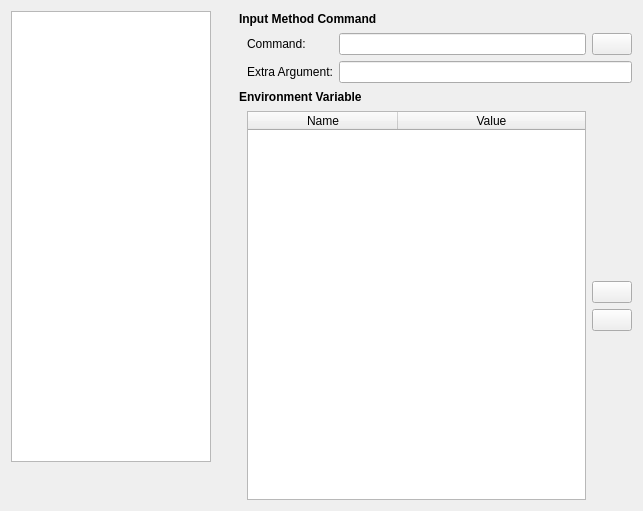
<?xml version="1.0" encoding="UTF-8"?>
<ui version="4.0">
 <class>Module</class>
 <widget class="QWidget" name="Module">
  <property name="geometry">
   <rect>
    <x>0</x>
    <y>0</y>
    <width>643</width>
    <height>511</height>
   </rect>
  </property>
  <property name="sizePolicy">
   <sizepolicy hsizetype="Expanding" vsizetype="Expanding">
    <horstretch>0</horstretch>
    <verstretch>0</verstretch>
   </sizepolicy>
  </property>
  <property name="windowTitle">
   <string notr="true">Form</string>
  </property>
  <layout class="QHBoxLayout" name="horizontalLayout_3">
   <item>
    <layout class="QVBoxLayout" name="verticalLayout_3">
     <item>
      <widget class="QListView" name="profileListView">
       <property name="sizePolicy">
        <sizepolicy hsizetype="Minimum" vsizetype="Expanding">
         <horstretch>0</horstretch>
         <verstretch>0</verstretch>
        </sizepolicy>
       </property>
       <property name="minimumSize">
        <size>
         <width>200</width>
         <height>0</height>
        </size>
       </property>
       <property name="maximumSize">
        <size>
         <width>200</width>
         <height>16777215</height>
        </size>
       </property>
       <property name="isWrapping" stdset="0">
        <bool>false</bool>
       </property>
       <property name="viewMode">
        <enum>QListView::ListMode</enum>
       </property>
      </widget>
     </item>
     <item>
      <layout class="QHBoxLayout" name="horizontalLayout_5">
       <item>
        <widget class="KPushButton" name="newProfileButton">
         <property name="minimumSize">
          <size>
           <width>32</width>
           <height>32</height>
          </size>
         </property>
         <property name="maximumSize">
          <size>
           <width>32</width>
           <height>32</height>
          </size>
         </property>
         <property name="iconSize">
          <size>
           <width>24</width>
           <height>24</height>
          </size>
         </property>
         <property name="checkable">
          <bool>false</bool>
         </property>
         <property name="flat">
          <bool>true</bool>
         </property>
        </widget>
       </item>
       <item>
        <widget class="KPushButton" name="editProfileButton">
         <property name="minimumSize">
          <size>
           <width>32</width>
           <height>32</height>
          </size>
         </property>
         <property name="maximumSize">
          <size>
           <width>32</width>
           <height>32</height>
          </size>
         </property>
         <property name="iconSize">
          <size>
           <width>24</width>
           <height>24</height>
          </size>
         </property>
         <property name="flat">
          <bool>true</bool>
         </property>
        </widget>
       </item>
       <item>
        <widget class="KPushButton" name="deleteProfileButton">
         <property name="minimumSize">
          <size>
           <width>32</width>
           <height>32</height>
          </size>
         </property>
         <property name="maximumSize">
          <size>
           <width>32</width>
           <height>32</height>
          </size>
         </property>
         <property name="iconSize">
          <size>
           <width>24</width>
           <height>24</height>
          </size>
         </property>
         <property name="checkable">
          <bool>false</bool>
         </property>
         <property name="flat">
          <bool>true</bool>
         </property>
        </widget>
       </item>
       <item>
        <widget class="KPushButton" name="resetProfileButton">
         <property name="minimumSize">
          <size>
           <width>32</width>
           <height>32</height>
          </size>
         </property>
         <property name="maximumSize">
          <size>
           <width>32</width>
           <height>32</height>
          </size>
         </property>
         <property name="iconSize">
          <size>
           <width>24</width>
           <height>24</height>
          </size>
         </property>
         <property name="checkable">
          <bool>false</bool>
         </property>
         <property name="flat">
          <bool>true</bool>
         </property>
        </widget>
       </item>
       <item>
        <spacer name="horizontalSpacer">
         <property name="orientation">
          <enum>Qt::Horizontal</enum>
         </property>
         <property name="sizeType">
          <enum>QSizePolicy::Minimum</enum>
         </property>
         <property name="sizeHint" stdset="0">
          <size>
           <width>10</width>
           <height>10</height>
          </size>
         </property>
        </spacer>
       </item>
      </layout>
     </item>
    </layout>
   </item>
   <item>
    <layout class="QVBoxLayout" name="profileEditLayout">
     <item>
      <layout class="QHBoxLayout" name="horizontalLayout">
       <item>
        <widget class="QLabel" name="imIconLabel">
         <property name="sizePolicy">
          <sizepolicy hsizetype="Preferred" vsizetype="Preferred">
           <horstretch>0</horstretch>
           <verstretch>0</verstretch>
          </sizepolicy>
         </property>
         <property name="minimumSize">
          <size>
           <width>16</width>
           <height>16</height>
          </size>
         </property>
         <property name="maximumSize">
          <size>
           <width>16</width>
           <height>16</height>
          </size>
         </property>
         <property name="text">
          <string/>
         </property>
        </widget>
       </item>
       <item>
        <widget class="QLabel" name="label">
         <property name="text">
          <string>&lt;b&gt;Input Method Command&lt;/b&gt;</string>
         </property>
        </widget>
       </item>
      </layout>
     </item>
     <item>
      <layout class="QFormLayout" name="formLayout">
       <property name="leftMargin">
        <number>30</number>
       </property>
       <item row="0" column="0">
        <widget class="QLabel" name="label_5">
         <property name="text">
          <string>Command:</string>
         </property>
        </widget>
       </item>
       <item row="0" column="1">
        <layout class="QHBoxLayout" name="horizontalLayout_4">
         <item>
          <widget class="KLineEdit" name="imCommandEdit"/>
         </item>
         <item>
          <widget class="KPushButton" name="imBrowseButton">
           <property name="sizePolicy">
            <sizepolicy hsizetype="Minimum" vsizetype="Fixed">
             <horstretch>0</horstretch>
             <verstretch>0</verstretch>
            </sizepolicy>
           </property>
          </widget>
         </item>
        </layout>
       </item>
       <item row="1" column="0">
        <widget class="QLabel" name="label_6">
         <property name="text">
          <string>Extra Argument:</string>
         </property>
        </widget>
       </item>
       <item row="1" column="1">
        <widget class="QLineEdit" name="imArgEdit"/>
       </item>
      </layout>
     </item>
     <item>
      <layout class="QHBoxLayout" name="horizontalLayout_2">
       <item>
        <widget class="QLabel" name="envIconLabel">
         <property name="minimumSize">
          <size>
           <width>16</width>
           <height>16</height>
          </size>
         </property>
         <property name="maximumSize">
          <size>
           <width>16</width>
           <height>16</height>
          </size>
         </property>
         <property name="text">
          <string/>
         </property>
        </widget>
       </item>
       <item>
        <widget class="QLabel" name="label_4">
         <property name="text">
          <string>&lt;b&gt;Environment Variable&lt;/b&gt;</string>
         </property>
        </widget>
       </item>
      </layout>
     </item>
     <item>
      <layout class="QHBoxLayout" name="horizontalLayout_6">
       <property name="leftMargin">
        <number>30</number>
       </property>
       <item>
        <widget class="QTableWidget" name="envvarTableWidget">
         <property name="selectionMode">
          <enum>QAbstractItemView::SingleSelection</enum>
         </property>
         <property name="selectionBehavior">
          <enum>QAbstractItemView::SelectRows</enum>
         </property>
         <property name="columnCount">
          <number>2</number>
         </property>
         <attribute name="horizontalHeaderVisible">
          <bool>true</bool>
         </attribute>
         <attribute name="horizontalHeaderDefaultSectionSize">
          <number>150</number>
         </attribute>
         <attribute name="horizontalHeaderStretchLastSection">
          <bool>true</bool>
         </attribute>
         <attribute name="verticalHeaderVisible">
          <bool>false</bool>
         </attribute>
         <column>
          <property name="text">
           <string>Name</string>
          </property>
         </column>
         <column>
          <property name="text">
           <string>Value</string>
          </property>
         </column>
        </widget>
       </item>
       <item>
        <layout class="QVBoxLayout" name="verticalLayout_2">
         <item>
          <spacer name="verticalSpacer">
           <property name="orientation">
            <enum>Qt::Vertical</enum>
           </property>
           <property name="sizeHint" stdset="0">
            <size>
             <width>20</width>
             <height>40</height>
            </size>
           </property>
          </spacer>
         </item>
         <item>
          <widget class="QPushButton" name="addEnvVarButton">
           <property name="text">
            <string/>
           </property>
          </widget>
         </item>
         <item>
          <widget class="QPushButton" name="removeEnvVarButton">
           <property name="text">
            <string/>
           </property>
          </widget>
         </item>
         <item>
          <spacer name="verticalSpacer_2">
           <property name="orientation">
            <enum>Qt::Vertical</enum>
           </property>
           <property name="sizeHint" stdset="0">
            <size>
             <width>20</width>
             <height>40</height>
            </size>
           </property>
          </spacer>
         </item>
        </layout>
       </item>
      </layout>
     </item>
    </layout>
   </item>
  </layout>
 </widget>
 <customwidgets>
  <customwidget>
   <class>KLineEdit</class>
   <extends>QLineEdit</extends>
   <header>klineedit.h</header>
  </customwidget>
  <customwidget>
   <class>KPushButton</class>
   <extends>QPushButton</extends>
   <header>kpushbutton.h</header>
  </customwidget>
 </customwidgets>
 <resources/>
 <connections/>
</ui>
